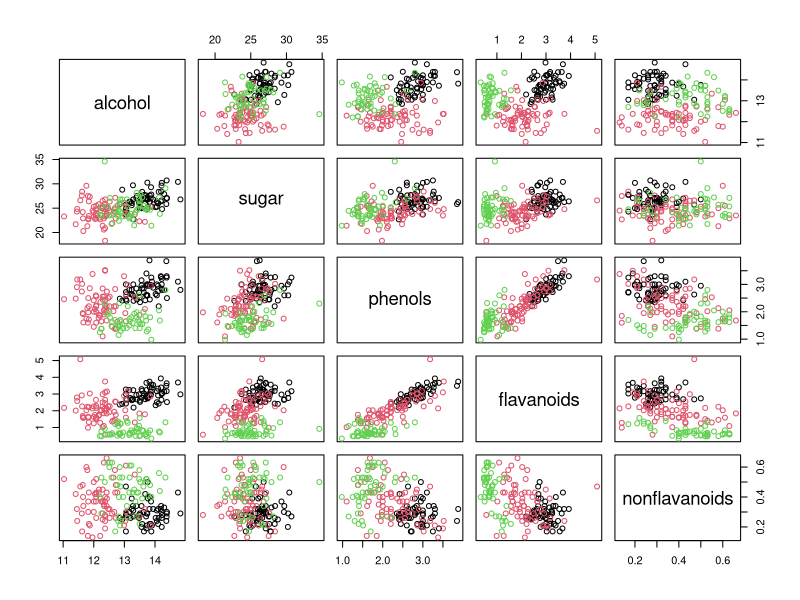
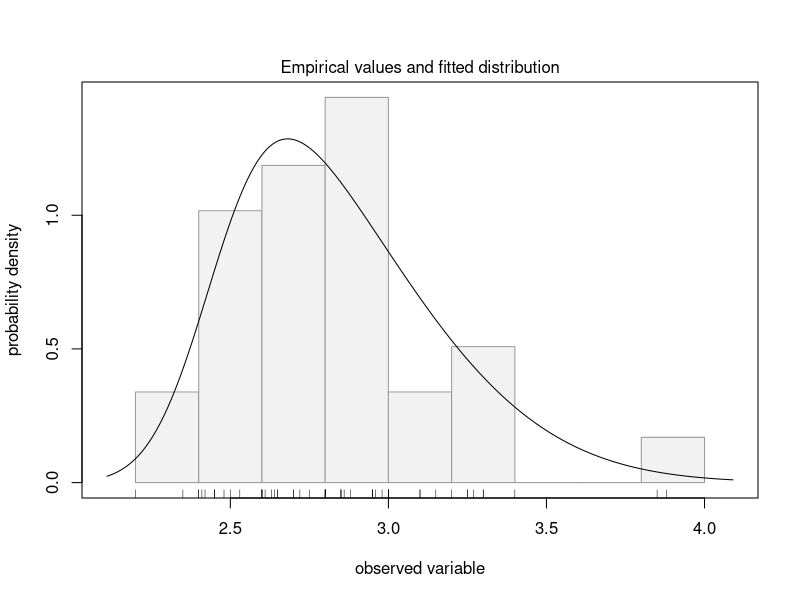
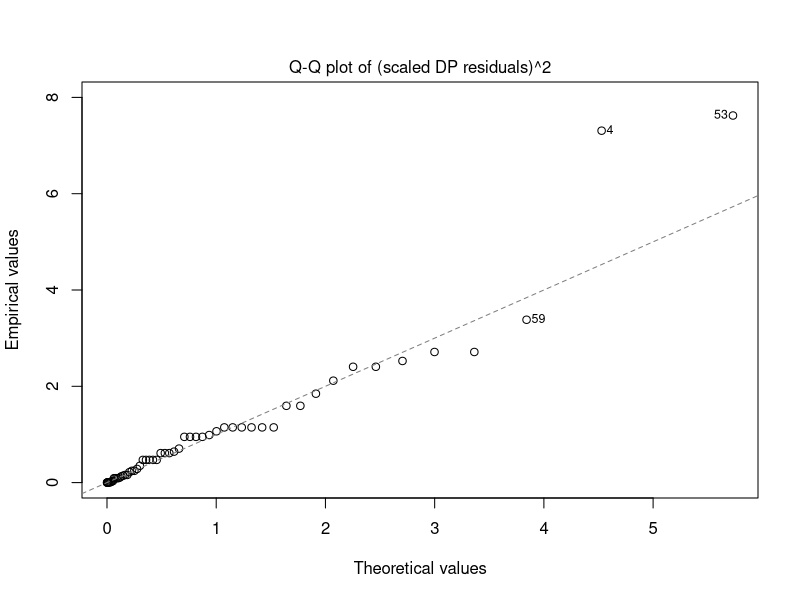

Write the R code that produced these figures, in order. (Note: this script raises an error after producing the figures.)
################################################################################
library(sn)
data(wines)
pairs(wines[,c(2,3,16:18)], col=as.numeric(wines$wine))
code <- substr(rownames(wines), 1, 3)
table(wines$wine, code)
year <- as.numeric(substr(rownames(wines), 6, 7))
table(wines$wine, year)
################################################################################
olo.ph <- wines[wines$wine=="Barolo", "phenols"]
fit <- selm(olo.ph ~ 1, family="SN")
plot(fit, which=2:3)
################################################################################
library("car")
scatterplotMatrix(wine[2:6])
text(wine$`Fixed Acidity`, wine$`Tartaric Acid`, wine$Type, cex=0.7, pos=4, col="red")
makeProfilePlot <- function(mylist,names)
{
  require(RColorBrewer)
  # find out how many variables we want to include
  numvariables <- length(mylist)
  # choose 'numvariables' random colours
  colours <- brewer.pal(numvariables,"Set1")
  # find out the minimum and maximum values of the variables:
  mymin <- 1e+20
  mymax <- 1e-20
  for (i in 1:numvariables)
  {
    vectori <- mylist[[i]]
    mini <- min(vectori)
    maxi <- max(vectori)
    if (mini < mymin) { mymin <- mini }
    if (maxi > mymax) { mymax <- maxi }
  }
  # plot the variables
  for (i in 1:numvariables)
  {
    vectori <- mylist[[i]]
    namei <- names[i]
    colouri <- colours[i]
    if (i == 1) { plot(vectori,col=colouri,type="l",ylim=c(mymin,mymax)) }
    else         { points(vectori, col=colouri,type="l")                                     }
    lastxval <- length(vectori)
    lastyval <- vectori[length(vectori)]
    text((lastxval-10),(lastyval),namei,col="black",cex=0.6)
  }
}
library(RColorBrewer)
names <- colnames(wine[,c(2:6)])
mylist <- list(wine$Alcohol,wine$`Sugar-free Extract`,wine$`Fixed Acidity`,wine$`Tartaric Acid`,wine$`Malic Acid`)
makeProfilePlot(mylist,names)
sapply(wine[2:28],mean)
sapply(wine[2:28],sd)
cultivar2wine <- wine[wine$Type=="2",]
sapply(cultivar2wine[2:28],mean)
printMeanAndSdByGroup <- function(variables,groupvariable)
{
  # find the names of the variables
  variablenames <- c(names(groupvariable),names(as.data.frame(variables)))
  # within each group, find the mean of each variable
  groupvariable <- groupvariable[,1] # ensures groupvariable is not a list
  means <- aggregate(as.matrix(variables) ~ groupvariable, FUN = mean)
  names(means) <- variablenames
  print(paste("Means:"))
  print(means)
  # within each group, find the standard deviation of each variable:
  sds <- aggregate(as.matrix(variables) ~ groupvariable, FUN = sd)
  names(sds) <- variablenames
  print(paste("Standard deviations:"))
  print(sds)
  # within each group, find the number of samples:
  samplesizes <- aggregate(as.matrix(variables) ~ groupvariable, FUN = length)
  names(samplesizes) <- variablenames
  print(paste("Sample sizes:"))
  print(samplesizes)
}
printMeanAndSdByGroup(wine[2:28],wine[1])
calcWithinGroupsVariance <- function(variable,groupvariable)
{
  # find out how many values the group variable can take
  groupvariable2 <- as.factor(groupvariable[[1]])
  levels <- levels(groupvariable2)
  numlevels <- length(levels)
  # get the mean and standard deviation for each group:
  numtotal <- 0
  denomtotal <- 0
  for (i in 1:numlevels)
  {
    leveli <- levels[i]
    levelidata <- variable[groupvariable==leveli,]
    levelilength <- length(levelidata)
    # get the standard deviation for group i:
    sdi <- sd(levelidata)
    numi <- (levelilength - 1)*(sdi * sdi)
    denomi <- levelilength
    numtotal <- numtotal + numi
    denomtotal <- denomtotal + denomi
  }
  # calculate the within-groups variance
  Vw <- numtotal / (denomtotal - numlevels)
  return(Vw)
}
calcWithinGroupsVariance(wine[2],wine[1])
calcBetweenGroupsVariance <- function(variable,groupvariable)
{
  # find out how many values the group variable can take
  groupvariable2 <- as.factor(groupvariable[[1]])
  levels <- levels(groupvariable2)
  numlevels <- length(levels)
  # calculate the overall grand mean:
  grandmean <- mean(variable)
  # get the mean and standard deviation for each group:
  numtotal <- 0
  denomtotal <- 0
  for (i in 1:numlevels)
  {
    leveli <- levels[i]
    levelidata <- variable[groupvariable==leveli,]
    levelilength <- length(levelidata)
    # get the mean and standard deviation for group i:
    meani <- mean(levelidata)
    sdi <- sd(levelidata)
    numi <- levelilength * ((meani - grandmean)^2)
    denomi <- levelilength
    numtotal <- numtotal + numi
    denomtotal <- denomtotal + denomi
  }
  # calculate the between-groups variance
  Vb <- numtotal / (numlevels - 1)
  Vb <- Vb[[1]]
  return(Vb)
}
calcBetweenGroupsVariance(wine[2],wine[1])
calcSeparations <- function(variables,groupvariable)
{
  # find out how many variables we have
  variables <- as.data.frame(variables)
  numvariables <- length(variables)
  # find the variable names
  variablenames <- colnames(variables)
  # calculate the separation for each variable
  for (i in 1:numvariables)
  {
    variablei <- variables[i]
    variablename <- variablenames[i]
    Vw <- calcWithinGroupsVariance(variablei, groupvariable)
    Vb <- calcBetweenGroupsVariance(variablei, groupvariable)
    sep <- Vb/Vw
    print(paste("variable",variablename,"Vw=",Vw,"Vb=",Vb,"separation=",sep))
  }
}
calcSeparations(wine[2:14],wine[1])
calcWithinGroupsCovariance <- function(variable1,variable2,groupvariable)
{
  # find out how many values the group variable can take
  groupvariable2 <- as.factor(groupvariable[[1]])
  levels <- levels(groupvariable2)
  numlevels <- length(levels)
  # get the covariance of variable 1 and variable 2 for each group:
  Covw <- 0
  for (i in 1:numlevels)
  {
    leveli <- levels[i]
    levelidata1 <- variable1[groupvariable==leveli,]
    levelidata2 <- variable2[groupvariable==leveli,]
    mean1 <- mean(levelidata1)
    mean2 <- mean(levelidata2)
    levelilength <- length(levelidata1)
    # get the covariance for this group:
    term1 <- 0
    for (j in 1:levelilength)
    {
      term1 <- term1 + ((levelidata1[j] - mean1)*(levelidata2[j] - mean2))
    }
    Cov_groupi <- term1 # covariance for this group
    Covw <- Covw + Cov_groupi
  }
  totallength <- nrow(variable1)
  Covw <- Covw / (totallength - numlevels)
  return(Covw)
}
calcWithinGroupsCovariance(wine[8],wine[11],wine[1])
calcBetweenGroupsCovariance <- function(variable1,variable2,groupvariable)
{
  # find out how many values the group variable can take
  groupvariable2 <- as.factor(groupvariable[[1]])
  levels <- levels(groupvariable2)
  numlevels <- length(levels)
  # calculate the grand means
  variable1mean <- mean(variable1)
  variable2mean <- mean(variable2)
  # calculate the between-groups covariance
  Covb <- 0
  for (i in 1:numlevels)
  {
    leveli <- levels[i]
    levelidata1 <- variable1[groupvariable==leveli,]
    levelidata2 <- variable2[groupvariable==leveli,]
    mean1 <- mean(levelidata1)
    mean2 <- mean(levelidata2)
    levelilength <- length(levelidata1)
    term1 <- (mean1 - variable1mean)*(mean2 - variable2mean)*(levelilength)
    Covb <- Covb + term1
  }
  Covb <- Covb / (numlevels - 1)
  Covb <- Covb[[1]]
  return(Covb)
}
calcBetweenGroupsCovariance(wine[8],wine[11],wine[1])
cor.test(wine$alcohol, wine$sugar)
mosthighlycorrelated <- function(mydataframe,numtoreport)
{
  # find the correlations
  cormatrix <- cor(mydataframe)
  # set the correlations on the diagonal or lower triangle to zero,
  # so they will not be reported as the highest ones:
  diag(cormatrix) <- 0
  cormatrix[lower.tri(cormatrix)] <- 0
  # flatten the matrix into a dataframe for easy sorting
  fm <- as.data.frame(as.table(cormatrix))
  # assign human-friendly names
  names(fm) <- c("First.Variable", "Second.Variable","Correlation")
  # sort and print the top n correlations
  head(fm[order(abs(fm$Correlation),decreasing=T),],n=numtoreport)
}
mosthighlycorrelated(wine[2:14], 10)
standardisedconcentrations <- as.data.frame(scale(wine[2:28]))
sapply(standardisedconcentrations,mean)
sapply(standardisedconcentrations,sd)
standardisedconcentrations <- as.data.frame(scale(wine[2:28]))
wine.pca <- prcomp(standardisedconcentrations)
summary(wine.pca)
wine.pca$sdev
sum((wine.pca$sdev)^2)
screeplot(wine.pca, type="lines")
(wine.pca$sdev)^2
wine.pca$rotation[,1]
sum((wine.pca$rotation[,1])^2)
calcpc <- function(variables,loadings)
{
  # find the number of samples in the data set
  as.data.frame(variables)
  numsamples <- nrow(variables)
  # make a vector to store the component
  pc <- numeric(numsamples)
  # find the number of variables
  numvariables <- length(variables)
  # calculate the value of the component for each sample
  for (i in 1:numsamples)
  {
    valuei <- 0
    for (j in 1:numvariables)
    {
      valueij <- variables[i,j]
      loadingj <- loadings[j]
      valuei <- valuei + (valueij * loadingj)
    }
    pc[i] <- valuei
  }
  return(pc)
}
calcpc(standardisedconcentrations, wine.pca$rotation[,1])
wine.pca$x[,1]
wine.pca$rotation[,2]
sum((wine.pca$rotation[,2])^2)
plot(wine.pca$x[,1],wine.pca$x[,2])
text(wine.pca$x[,1],wine.pca$x[,2], wine$wine, cex=0.7, pos=4, col="red")
printMeanAndSdByGroup(standardisedconcentrations,wine[1])
library("MASS")
wine.lda <- lda(as.factor(wine) ~ ., data = wine)
wine.lda
wine.lda$scaling[,1]
calclda <- function(variables,loadings)
{
  # find the number of samples in the data set
  as.data.frame(variables)
  numsamples <- nrow(variables)
  # make a vector to store the discriminant function
  ld <- numeric(numsamples)
  # find the number of variables
  numvariables <- length(variables)
  # calculate the value of the discriminant function for each sample
  for (i in 1:numsamples)
  {
    valuei <- 0
    for (j in 1:numvariables)
    {
      valueij <- variables[i,j]
      loadingj <- loadings[j]
      valuei <- valuei + (valueij * loadingj)
    }
    ld[i] <- valuei
  }
  # standardise the discriminant function so that its mean value is 0:
  ld <- as.data.frame(scale(ld, center=TRUE, scale=FALSE))
  ld <- ld[[1]]
  return(ld)
}
calclda(wine[2:28], wine.lda$scaling[,1])
wine.lda.values <- predict(wine.lda, wine[2:28])
wine.lda.values$x[,1]
groupStandardise <- function(variables, groupvariable)
{
  # find out how many variables we have
  variables <- as.data.frame(variables)
  numvariables <- length(variables)
  # find the variable names
  variablenames <- colnames(variables)
  # calculate the group-standardised version of each variable
  for (i in 1:numvariables)
  {
    variablei <- variables[i]
    variablei_name <- variablenames[i]
    variablei_Vw <- calcWithinGroupsVariance(variablei, groupvariable)
    variablei_mean <- mean(variablei)
    variablei_new <- (variablei - variablei_mean)/(sqrt(variablei_Vw))
    data_length <- nrow(variablei)
    if (i == 1) { variables_new <- data.frame(row.names=seq(1,data_length)) }
    variables_new[`variablei_name`] <- variablei_new
  }
  return(variables_new)
}
groupstandardisedconcentrations <- groupStandardise(wine[2:28], wine[1])
wine.lda2 <- lda(wine$V1 ~ groupstandardisedconcentrations$V2 + groupstandardisedconcentrations$V3 +
                   groupstandardisedconcentrations$V4 + groupstandardisedconcentrations$V5 +
                   groupstandardisedconcentrations$V6 + groupstandardisedconcentrations$V7 +
                   groupstandardisedconcentrations$V8 + groupstandardisedconcentrations$V9 +
                   groupstandardisedconcentrations$V10 + groupstandardisedconcentrations$V11 +
                   groupstandardisedconcentrations$V12 + groupstandardisedconcentrations$V13 +
                   groupstandardisedconcentrations$V14)
wine.lda2
wine.lda.values <- predict(wine.lda, wine[2:14])
wine.lda.values$x[,1]
wine.lda.values2 <- predict(wine.lda2, groupstandardisedconcentrations)
wine.lda.values2$x[,1] # values for the first discriminant function, using the standardised data
wine.lda.values <- predict(wine.lda, standardisedconcentrations)
calcSeparations(wine.lda.values$x,wine[1])
wine.lda
(wine.lda$svd)^2
ldahist(data = wine.lda.values$x[,1], g=wine$V1)
ldahist(data = wine.lda.values$x[,2], g=wine$V1)
plot(wine.lda.values$x[,1],wine.lda.values$x[,2]) # make a scatterplot
text(wine.lda.values$x[,1],wine.lda.values$x[,2],wine$V1,cex=0.7,pos=4,col="red") # add labels
printMeanAndSdByGroup(wine.lda.values$x,wine[1])
calcAllocationRuleAccuracy <- function(ldavalue, groupvariable, cutoffpoints)
{
  # find out how many values the group variable can take
  groupvariable2 <- as.factor(groupvariable[[1]])
  levels <- levels(groupvariable2)
  numlevels <- length(levels)
  # calculate the number of true positives and false negatives for each group
  numlevels <- length(levels)
  for (i in 1:numlevels)
  {
    leveli <- levels[i]
    levelidata <- ldavalue[groupvariable==leveli]
    # see how many of the samples from this group are classified in each group
    for (j in 1:numlevels)
    {
      levelj <- levels[j]
      if (j == 1)
      {
        cutoff1 <- cutoffpoints[1]
        cutoff2 <- "NA"
        results <- summary(levelidata <= cutoff1)
      }
      else if (j == numlevels)
      {
        cutoff1 <- cutoffpoints[(numlevels-1)]
        cutoff2 <- "NA"
        results <- summary(levelidata > cutoff1)
      }
      else
      {
        cutoff1 <- cutoffpoints[(j-1)]
        cutoff2 <- cutoffpoints[(j)]
        results <- summary(levelidata > cutoff1 & levelidata <= cutoff2)
      }
      trues <- results["TRUE"]
      trues <- trues[[1]]
      print(paste("Number of samples of group",leveli,"classified as group",levelj," : ",
                  trues,"(cutoffs:",cutoff1,",",cutoff2,")"))
    }
  }
}
calcAllocationRuleAccuracy(wine.lda.values$x[,1], wine[1], c(-1.751107, 2.122505))
